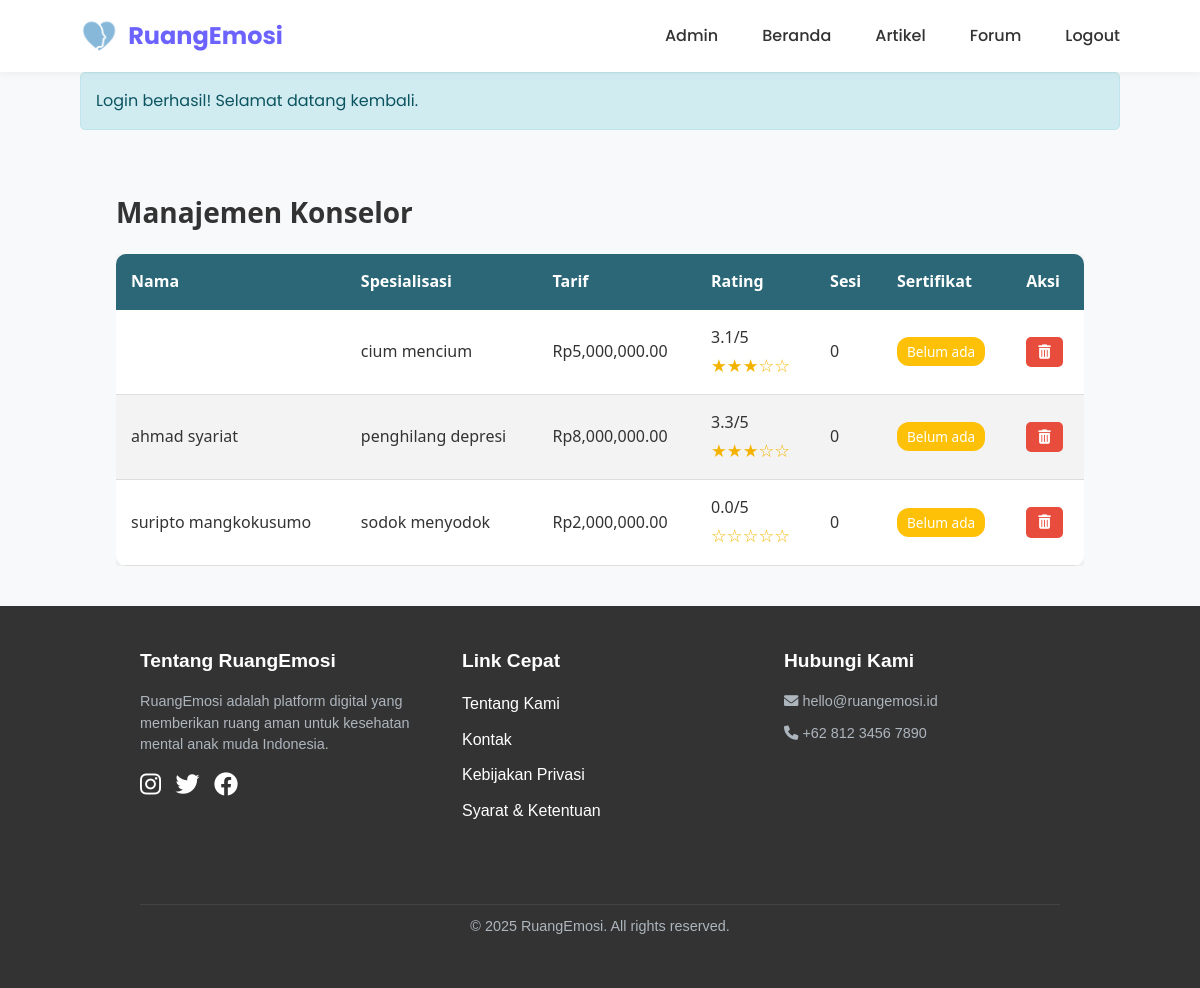
The app's page /admin/manage-counselor.php (signed in) with its own data.
### tables this page shows
CREATE TABLE `counselors` (
  `counselor_id` int NOT NULL,
  `user_id` int NOT NULL,
  `specialization` varchar(100) NOT NULL,
  `qualifications` text NOT NULL,
  `experience` text,
  `availability` text,
  `rating` decimal(3,1) DEFAULT '0.0',
  `session_count` int DEFAULT '0',
  `hourly_rate` decimal(10,2) DEFAULT '0.00',
  `certificate_path` varchar(255) DEFAULT NULL,
  `photo` varchar(255) DEFAULT NULL
);

CREATE TABLE `users` (
  `user_id` int NOT NULL,
  `username` varchar(50) NOT NULL,
  `email` varchar(100) NOT NULL,
  `password` varchar(255) NOT NULL,
  `full_name` varchar(100) DEFAULT NULL,
  `birth_date` date DEFAULT NULL,
  `gender` enum('L','P','Lainnya') DEFAULT NULL,
  `is_anonymous` tinyint(1) DEFAULT '1',
  `is_counselor` tinyint(1) DEFAULT '0',
  `bio` text,
  `profile_pic` varchar(255) DEFAULT NULL,
  `created_at` timestamp NULL DEFAULT CURRENT_TIMESTAMP,
  `updated_at` timestamp NULL DEFAULT CURRENT_TIMESTAMP ON UPDATE CURRENT_TIMESTAMP,
  `is_admin` tinyint(1) DEFAULT '0',
  `remember_token` varchar(64) DEFAULT NULL,
  `remember_token_expiry` datetime DEFAULT NULL,
  `reset_token` varchar(64) DEFAULT NULL,
  `reset_token_expiry` datetime DEFAULT NULL,
  `reset_attempts` int DEFAULT '0',
  `status` enum('active','pending') DEFAULT 'active',
  `profile_image` varchar(255) DEFAULT 'default.png'
);

### admin/manage-counselor.php (the view, shortened to what this page needs)
<?php
include '../includes/header.php';
$result = $conn->query("SELECT c.*, u.full_name, u.user_id
                       FROM counselors c
                       JOIN users u ON c.user_id = u.user_id");
?>
<section class="counselor-management">
    <div class="container">
        <h2 class="title">Manajemen Konselor</h2>
        <div class="table-responsive">
            <table class="styled-table">
                <thead>
                    <tr>
                        <th>Nama</th>
                        <th>Spesialisasi</th>
                        <th>Tarif</th>
                        <th>Rating</th>
                        <th>Sesi</th>
                        <th>Sertifikat</th>
                        <?php if (is_admin()): ?>
                            <th>Aksi</th>
                        <?php endif; ?>
                    </tr>
                </thead>
                <tbody>
                    <?php while ($row = $result->fetch_assoc()): ?>
                        <tr>
                            <td><?= htmlspecialchars($row['full_name']) ?></td>
                            <td><?= htmlspecialchars($row['specialization']) ?></td>
                            <td>Rp<?= number_format($row['hourly_rate'], 2) ?></td>
                            <td>
                                <?= $row['rating'] ?>/5<br>
                                <span class="star-rating">
                                    <?php
                                    $rounded = round($row['rating']);
                                    for ($i = 1; $i <= 5; $i++) {
                                        echo $i <= $rounded ? '★' : '☆';
                                    }
                                    ?>
                                </span>
                            </td>
                            <td><?= $row['session_count'] ?></td>
                            <td>
                                <?php if ($row['certificate_path']): ?>
                                    <a href="../<?= $row['certificate_path'] ?>" class="btn-view" target="_blank">Lihat</a>
                                <?php else: ?>
                                    <span class="badge badge-warning">Belum ada</span>
                                <?php endif; ?>
                            </td>
                            <?php if (is_admin()): ?>
                                <td>
                                    <a href="delete_counselor.php?id=<?= $row['user_id'] ?>"
                                        class="btn-delete"
                                        onclick="return confirm('Apakah Anda yakin ingin menghapus konselor ini?')">
                                        <i class="fas fa-trash-alt"></i>
                                    </a>
                                </td>
                            <?php endif; ?>
                        </tr>
                    <?php endwhile; ?>
                </tbody>
            </table>
        </div>
    </div>
</section>
<?php include '../includes/footer.php'; ?>

### assets/css/style.css (style rules this page uses)
:root { --primary-color: #6C63FF; --secondary-color: #4D44DB; --accent-color: #FF6584; --light-color: #F8F9FA; --dark-color: #212529; --gray-color: #6C757D; --light-gray: #E9ECEF; --success-color: #28A745; --warning-color: #FFC107; --danger-color: #DC3545; --pastel-blue: #A7C5EB; --pastel-purple: #C4A7E8; --pastel-pink: #F5C3C2; --pastel-green: #C1E1C1; }
* { margin: 0; padding: 0; box-sizing: border-box; }
body { font-family: 'Poppins', sans-serif; line-height: 1.6; color: var(--dark-color); background-color: #F9F9F9; }
.container { width: 100%; max-width: 1200px; margin: 0 auto; padding: 0 20px; }
a { text-decoration: none; color: var(--primary-color); transition: all 0.3s ease; }

### includes/header.php (style rules this page uses)
* { margin: 0; padding: 0; box-sizing: border-box; }
body { font-family: 'Poppins', sans-serif; line-height: 1.6; color: #333; background-color: #f8f9fa; }
.container { width: 90%; max-width: 1200px; margin: 0 auto; }

### admin/manage-counselor.php (style rules this page uses)
.counselor-management { padding: 40px; font-family: 'Segoe UI', sans-serif; }
.title { font-size: 28px; font-weight: bold; margin-bottom: 20px; }
.table-responsive { overflow-x: auto; }
.styled-table { width: 100%; border-collapse: collapse; background-color: #fff; border-radius: 10px; overflow: hidden; box-shadow: 0 2px 10px rgba(0, 0, 0, 0.1); }
.styled-table thead { background-color: #2b6777; color: #fff; }
.styled-table th, .styled-table td { padding: 15px; text-align: left; }
.styled-table tbody tr { border-bottom: 1px solid #dddddd; }
.styled-table tbody tr:nth-child(even) { background-color: #f3f3f3; }
.badge-warning { background-color: #ffc107; color: #fff; padding: 5px 10px; border-radius: 12px; font-size: 0.85rem; }
.btn-delete { background-color: #e74c3c; color: white; padding: 8px 12px; border-radius: 5px; text-decoration: none; transition: background-color 0.3s; display: inline-flex; align-items: center; gap: 5px; }
.btn-delete i { font-size: 0.9rem; }
.star-rating { color: #f5b301; font-size: 1.1rem; }

### records on screen
counselors: specialization "cium mencium", hourly_rate "5,000,000.00", rating "3.1", session_count "0", shows "Belum ada"
counselors: user.full_name "ahmad syariat", specialization "penghilang depresi", hourly_rate "8,000,000.00", rating "3.3", session_count "0", shows "Belum ada"
counselors: user.full_name "suripto mangkokusumo", specialization "sodok menyodok", hourly_rate "2,000,000.00", rating "0.0", session_count "0", shows "Belum ada"

### other values on screen
$_SESSION['message'] "Login berhasil! Selamat datang kembali."
